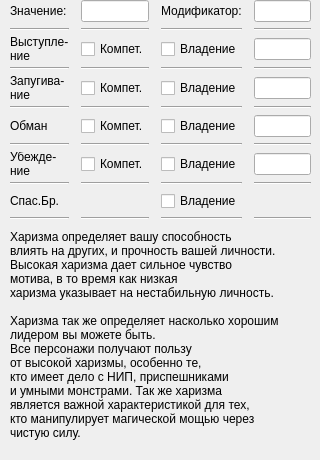
      <widget class="QWidget" name="characteristics_charisma">
       <attribute name="title">
        <string>Харизма</string>
       </attribute>
       <widget class="QWidget" name="gridLayoutWidget_6">
        <property name="geometry">
         <rect>
          <x>0</x>
          <y>0</y>
          <width>311</width>
          <height>221</height>
         </rect>
        </property>
        <layout class="QGridLayout" name="gridLayout_6" columnstretch="0,0,0,0,0,0,0">
         <property name="leftMargin">
          <number>10</number>
         </property>
         <item row="0" column="6">
          <widget class="QLineEdit" name="lineEdit_29"/>
         </item>
         <item row="1" column="2">
          <widget class="Line" name="line_178">
           <property name="orientation">
            <enum>Qt::Horizontal</enum>
           </property>
          </widget>
         </item>
         <item row="10" column="1">
          <widget class="Line" name="line_180">
           <property name="orientation">
            <enum>Qt::Horizontal</enum>
           </property>
          </widget>
         </item>
         <item row="1" column="6">
          <widget class="Line" name="line_190">
           <property name="orientation">
            <enum>Qt::Horizontal</enum>
           </property>
          </widget>
         </item>
         <item row="2" column="4">
          <widget class="QCheckBox" name="checkBox_34">
           <property name="text">
            <string>Владение</string>
           </property>
          </widget>
         </item>
         <item row="11" column="6">
          <widget class="Line" name="line_183">
           <property name="orientation">
            <enum>Qt::Horizontal</enum>
           </property>
          </widget>
         </item>
         <item row="2" column="5">
          <widget class="Line" name="line_185">
           <property name="orientation">
            <enum>Qt::Horizontal</enum>
           </property>
          </widget>
         </item>
         <item row="5" column="6">
          <widget class="Line" name="line_176">
           <property name="orientation">
            <enum>Qt::Horizontal</enum>
           </property>
          </widget>
         </item>
         <item row="1" column="1">
          <widget class="Line" name="line_206">
           <property name="orientation">
            <enum>Qt::Horizontal</enum>
           </property>
          </widget>
         </item>
         <item row="5" column="4">
          <widget class="Line" name="line_194">
           <property name="orientation">
            <enum>Qt::Horizontal</enum>
           </property>
          </widget>
         </item>
         <item row="10" column="0">
          <widget class="QLabel" name="label_35">
           <property name="text">
            <string>Спас.Бр.</string>
           </property>
          </widget>
         </item>
         <item row="4" column="6">
          <widget class="QLineEdit" name="lineEdit_30"/>
         </item>
         <item row="5" column="0">
          <widget class="Line" name="line_193">
           <property name="orientation">
            <enum>Qt::Horizontal</enum>
           </property>
          </widget>
         </item>
         <item row="4" column="4">
          <widget class="QCheckBox" name="checkBox_39">
           <property name="text">
            <string>Владение</string>
           </property>
          </widget>
         </item>
         <item row="3" column="6">
          <widget class="Line" name="line_179">
           <property name="orientation">
            <enum>Qt::Horizontal</enum>
           </property>
          </widget>
         </item>
         <item row="0" column="0">
          <widget class="QLabel" name="label_40">
           <property name="text">
            <string>Значение:</string>
           </property>
          </widget>
         </item>
         <item row="9" column="2">
          <widget class="Line" name="line_174">
           <property name="orientation">
            <enum>Qt::Horizontal</enum>
           </property>
          </widget>
         </item>
         <item row="10" column="3">
          <widget class="Line" name="line_188">
           <property name="orientation">
            <enum>Qt::Horizontal</enum>
           </property>
          </widget>
         </item>
         <item row="2" column="2">
          <widget class="QCheckBox" name="checkBox_36">
           <property name="text">
            <string>Компет.</string>
           </property>
          </widget>
         </item>
         <item row="9" column="4">
          <widget class="Line" name="line_198">
           <property name="orientation">
            <enum>Qt::Horizontal</enum>
           </property>
          </widget>
         </item>
         <item row="1" column="0">
          <widget class="Line" name="line_171">
           <property name="orientation">
            <enum>Qt::Horizontal</enum>
           </property>
          </widget>
         </item>
         <item row="9" column="6">
          <widget class="Line" name="line_175">
           <property name="orientation">
            <enum>Qt::Horizontal</enum>
           </property>
          </widget>
         </item>
         <item row="11" column="1">
          <widget class="Line" name="line_173">
           <property name="orientation">
            <enum>Qt::Horizontal</enum>
           </property>
          </widget>
         </item>
         <item row="11" column="3">
          <widget class="Line" name="line_203">
           <property name="orientation">
            <enum>Qt::Horizontal</enum>
           </property>
          </widget>
         </item>
         <item row="6" column="2">
          <widget class="QCheckBox" name="checkBox_38">
           <property name="text">
            <string>Компет.</string>
           </property>
          </widget>
         </item>
         <item row="6" column="6">
          <widget class="QLineEdit" name="lineEdit_31"/>
         </item>
         <item row="3" column="4">
          <widget class="Line" name="line_201">
           <property name="orientation">
            <enum>Qt::Horizontal</enum>
           </property>
          </widget>
         </item>
         <item row="3" column="5">
          <widget class="Line" name="line_205">
           <property name="orientation">
            <enum>Qt::Horizontal</enum>
           </property>
          </widget>
         </item>
         <item row="11" column="2">
          <widget class="Line" name="line_195">
           <property name="orientation">
            <enum>Qt::Horizontal</enum>
           </property>
          </widget>
         </item>
         <item row="5" column="2">
          <widget class="Line" name="line_170">
           <property name="orientation">
            <enum>Qt::Horizontal</enum>
           </property>
          </widget>
         </item>
         <item row="2" column="1">
          <widget class="Line" name="line_181">
           <property name="orientation">
            <enum>Qt::Horizontal</enum>
           </property>
          </widget>
         </item>
         <item row="1" column="3">
          <widget class="Line" name="line_196">
           <property name="orientation">
            <enum>Qt::Horizontal</enum>
           </property>
          </widget>
         </item>
         <item row="3" column="0">
          <widget class="Line" name="line_197">
           <property name="orientation">
            <enum>Qt::Horizontal</enum>
           </property>
          </widget>
         </item>
         <item row="0" column="2">
          <widget class="QLineEdit" name="lineEdit_27"/>
         </item>
         <item row="10" column="4">
          <widget class="QCheckBox" name="checkBox_35">
           <property name="text">
            <string>Владение</string>
           </property>
          </widget>
         </item>
         <item row="11" column="5">
          <widget class="Line" name="line_204">
           <property name="orientation">
            <enum>Qt::Horizontal</enum>
           </property>
          </widget>
         </item>
         <item row="6" column="4">
          <widget class="QCheckBox" name="checkBox_40">
           <property name="text">
            <string>Владение</string>
           </property>
          </widget>
         </item>
         <item row="3" column="1">
          <widget class="Line" name="line_184">
           <property name="orientation">
            <enum>Qt::Horizontal</enum>
           </property>
          </widget>
         </item>
         <item row="10" column="5">
          <widget class="Line" name="line_172">
           <property name="orientation">
            <enum>Qt::Horizontal</enum>
           </property>
          </widget>
         </item>
         <item row="0" column="1">
          <widget class="Line" name="line_199">
           <property name="orientation">
            <enum>Qt::Horizontal</enum>
           </property>
          </widget>
         </item>
         <item row="1" column="4">
          <widget class="Line" name="line_202">
           <property name="orientation">
            <enum>Qt::Horizontal</enum>
           </property>
          </widget>
         </item>
         <item row="3" column="3">
          <widget class="Line" name="line_191">
           <property name="orientation">
            <enum>Qt::Horizontal</enum>
           </property>
          </widget>
         </item>
         <item row="4" column="2">
          <widget class="QCheckBox" name="checkBox_37">
           <property name="text">
            <string>Компет.</string>
           </property>
          </widget>
         </item>
         <item row="0" column="4">
          <widget class="QLabel" name="label_37">
           <property name="text">
            <string>Модификатор:</string>
           </property>
          </widget>
         </item>
         <item row="4" column="0">
          <widget class="QLabel" name="label_36">
           <property name="text">
            <string>Запугива-
ние</string>
           </property>
          </widget>
         </item>
         <item row="0" column="3">
          <widget class="Line" name="line_186">
           <property name="orientation">
            <enum>Qt::Horizontal</enum>
           </property>
          </widget>
         </item>
         <item row="11" column="4">
          <widget class="Line" name="line_169">
           <property name="orientation">
            <enum>Qt::Horizontal</enum>
           </property>
          </widget>
         </item>
         <item row="2" column="6">
          <widget class="QLineEdit" name="lineEdit_28"/>
         </item>
         <item row="8" column="0">
          <widget class="QLabel" name="label_41">
           <property name="text">
            <string>Убежде-
ние</string>
           </property>
          </widget>
         </item>
         <item row="3" column="2">
          <widget class="Line" name="line_189">
           <property name="orientation">
            <enum>Qt::Horizontal</enum>
           </property>
          </widget>
         </item>
         <item row="2" column="0">
          <widget class="QLabel" name="label_39">
           <property name="text">
            <string>Выступле-
ние</string>
           </property>
          </widget>
         </item>
         <item row="11" column="0">
          <widget class="Line" name="line_182">
           <property name="orientation">
            <enum>Qt::Horizontal</enum>
           </property>
          </widget>
         </item>
         <item row="2" column="3">
          <widget class="Line" name="line_200">
           <property name="orientation">
            <enum>Qt::Horizontal</enum>
           </property>
          </widget>
         </item>
         <item row="1" column="5">
          <widget class="Line" name="line_177">
           <property name="orientation">
            <enum>Qt::Horizontal</enum>
           </property>
          </widget>
         </item>
         <item row="9" column="0">
          <widget class="Line" name="line_187">
           <property name="orientation">
            <enum>Qt::Horizontal</enum>
           </property>
          </widget>
         </item>
         <item row="6" column="0">
          <widget class="QLabel" name="label_38">
           <property name="text">
            <string>Обман</string>
           </property>
          </widget>
         </item>
         <item row="0" column="5">
          <widget class="Line" name="line_192">
           <property name="orientation">
            <enum>Qt::Horizontal</enum>
           </property>
          </widget>
         </item>
         <item row="7" column="0">
          <widget class="Line" name="line_207">
           <property name="orientation">
            <enum>Qt::Horizontal</enum>
           </property>
          </widget>
         </item>
         <item row="7" column="2">
          <widget class="Line" name="line_208">
           <property name="orientation">
            <enum>Qt::Horizontal</enum>
           </property>
          </widget>
         </item>
         <item row="7" column="4">
          <widget class="Line" name="line_209">
           <property name="orientation">
            <enum>Qt::Horizontal</enum>
           </property>
          </widget>
         </item>
         <item row="7" column="6">
          <widget class="Line" name="line_210">
           <property name="orientation">
            <enum>Qt::Horizontal</enum>
           </property>
          </widget>
         </item>
         <item row="8" column="2">
          <widget class="QCheckBox" name="checkBox_41">
           <property name="text">
            <string>Компет.</string>
           </property>
          </widget>
         </item>
         <item row="8" column="4">
          <widget class="QCheckBox" name="checkBox_42">
           <property name="text">
            <string>Владение</string>
           </property>
          </widget>
         </item>
         <item row="8" column="6">
          <widget class="QLineEdit" name="lineEdit_32"/>
         </item>
        </layout>
       </widget>
       <widget class="QLabel" name="label_42">
        <property name="geometry">
         <rect>
          <x>10</x>
          <y>230</y>
          <width>301</width>
          <height>221</height>
         </rect>
        </property>
        <property name="text">
         <string>Харизма определяет вашу способность
влиять на других, и прочность вашей личности.
Высокая харизма дает сильное чувство
мотива, в то время как низкая
харизма указывает на нестабильную личность.

Харизма так же определяет насколько хорошим
лидером вы можете быть.
Все персонажи получают пользу
от высокой харизмы, особенно те,
кто имеет дело с НИП, приспешниками
и умными монстрами. Так же харизма
является важной характеристикой для тех,
кто манипулирует магической мощью через
чистую силу.</string>
        </property>
        <property name="alignment">
         <set>Qt::AlignLeading|Qt::AlignLeft|Qt::AlignTop</set>
        </property>
       </widget>
      </widget>
